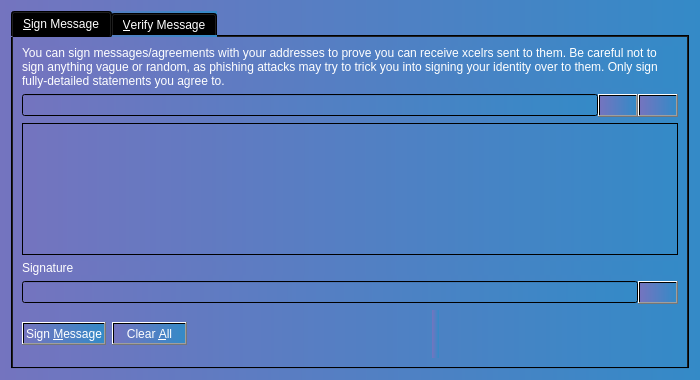
<?xml version="1.0" encoding="UTF-8"?>
<ui version="4.0">
 <class>SignVerifyMessageDialog</class>
 <widget class="QDialog" name="SignVerifyMessageDialog">
  <property name="geometry">
   <rect>
    <x>0</x>
    <y>0</y>
    <width>700</width>
    <height>380</height>
   </rect>
  </property>
  <property name="windowTitle">
   <string>Signatures - Sign / Verify a Message</string>
  </property>
  <property name="styleSheet">
   <string notr="true">background-color: qlineargradient(spread:pad, x1:0, y1:0, x2:1, y2:0, stop:0 rgba(116, 116, 191, 255), stop:1 rgba(52, 138, 199, 255));</string>
  </property>
  <property name="modal">
   <bool>true</bool>
  </property>
  <layout class="QVBoxLayout" name="verticalLayout">
   <item>
    <widget class="QTabWidget" name="tabWidget">
     <property name="styleSheet">
      <string notr="true">color: rgb(255, 255, 255);</string>
     </property>
     <property name="currentIndex">
      <number>0</number>
     </property>
     <widget class="QWidget" name="tabSignMessage">
      <attribute name="title">
       <string>&amp;Sign Message</string>
      </attribute>
      <layout class="QVBoxLayout" name="verticalLayout_SM">
       <item>
        <widget class="QLabel" name="infoLabel_SM">
         <property name="styleSheet">
          <string notr="true">color: rgb(255, 255, 255);</string>
         </property>
         <property name="text">
          <string>You can sign messages/agreements with your addresses to prove you can receive xcelrs sent to them. Be careful not to sign anything vague or random, as phishing attacks may try to trick you into signing your identity over to them. Only sign fully-detailed statements you agree to.</string>
         </property>
         <property name="textFormat">
          <enum>Qt::PlainText</enum>
         </property>
         <property name="wordWrap">
          <bool>true</bool>
         </property>
        </widget>
       </item>
       <item>
        <layout class="QHBoxLayout" name="horizontalLayout_1_SM">
         <property name="spacing">
          <number>0</number>
         </property>
         <item>
          <widget class="QValidatedLineEdit" name="addressIn_SM">
           <property name="toolTip">
            <string>The XcelR address to sign the message with</string>
           </property>
          </widget>
         </item>
         <item>
          <widget class="QPushButton" name="addressBookButton_SM">
           <property name="toolTip">
            <string>Choose previously used address</string>
           </property>
           <property name="text">
            <string/>
           </property>
           <property name="icon">
            <iconset resource="../bitcoin.qrc">
             <normaloff>:/icons/address-book</normaloff>:/icons/address-book</iconset>
           </property>
           <property name="shortcut">
            <string>Alt+A</string>
           </property>
           <property name="autoDefault">
            <bool>false</bool>
           </property>
          </widget>
         </item>
         <item>
          <widget class="QPushButton" name="pasteButton_SM">
           <property name="toolTip">
            <string>Paste address from clipboard</string>
           </property>
           <property name="text">
            <string/>
           </property>
           <property name="icon">
            <iconset resource="../bitcoin.qrc">
             <normaloff>:/icons/editpaste</normaloff>:/icons/editpaste</iconset>
           </property>
           <property name="shortcut">
            <string>Alt+P</string>
           </property>
           <property name="autoDefault">
            <bool>false</bool>
           </property>
          </widget>
         </item>
        </layout>
       </item>
       <item>
        <widget class="QPlainTextEdit" name="messageIn_SM">
         <property name="toolTip">
          <string>Enter the message you want to sign here</string>
         </property>
        </widget>
       </item>
       <item>
        <widget class="QLabel" name="signatureLabel_SM">
         <property name="styleSheet">
          <string notr="true">color: rgb(255, 255, 255);</string>
         </property>
         <property name="text">
          <string>Signature</string>
         </property>
         <property name="textFormat">
          <enum>Qt::PlainText</enum>
         </property>
        </widget>
       </item>
       <item>
        <layout class="QHBoxLayout" name="horizontalLayout_2_SM">
         <property name="spacing">
          <number>0</number>
         </property>
         <item>
          <widget class="QLineEdit" name="signatureOut_SM">
           <property name="font">
            <font>
             <italic>true</italic>
            </font>
           </property>
           <property name="readOnly">
            <bool>true</bool>
           </property>
          </widget>
         </item>
         <item>
          <widget class="QPushButton" name="copySignatureButton_SM">
           <property name="toolTip">
            <string>Copy the current signature to the system clipboard</string>
           </property>
           <property name="text">
            <string/>
           </property>
           <property name="icon">
            <iconset resource="../bitcoin.qrc">
             <normaloff>:/icons/editcopy</normaloff>:/icons/editcopy</iconset>
           </property>
           <property name="autoDefault">
            <bool>false</bool>
           </property>
          </widget>
         </item>
        </layout>
       </item>
       <item>
        <layout class="QHBoxLayout" name="horizontalLayout_3_SM">
         <item>
          <widget class="QPushButton" name="signMessageButton_SM">
           <property name="toolTip">
            <string>Sign the message to prove you own this XcelR address</string>
           </property>
           <property name="text">
            <string>Sign &amp;Message</string>
           </property>
           <property name="icon">
            <iconset resource="../bitcoin.qrc">
             <normaloff>:/icons/edit</normaloff>:/icons/edit</iconset>
           </property>
           <property name="autoDefault">
            <bool>false</bool>
           </property>
          </widget>
         </item>
         <item>
          <widget class="QPushButton" name="clearButton_SM">
           <property name="toolTip">
            <string>Reset all sign message fields</string>
           </property>
           <property name="text">
            <string>Clear &amp;All</string>
           </property>
           <property name="icon">
            <iconset resource="../bitcoin.qrc">
             <normaloff>:/icons/remove</normaloff>:/icons/remove</iconset>
           </property>
           <property name="autoDefault">
            <bool>false</bool>
           </property>
          </widget>
         </item>
         <item>
          <spacer name="horizontalSpacer_1_SM">
           <property name="orientation">
            <enum>Qt::Horizontal</enum>
           </property>
           <property name="sizeHint" stdset="0">
            <size>
             <width>40</width>
             <height>48</height>
            </size>
           </property>
          </spacer>
         </item>
         <item>
          <widget class="QLabel" name="statusLabel_SM">
           <property name="font">
            <font>
             <weight>75</weight>
             <bold>true</bold>
            </font>
           </property>
           <property name="text">
            <string/>
           </property>
           <property name="wordWrap">
            <bool>true</bool>
           </property>
          </widget>
         </item>
         <item>
          <spacer name="horizontalSpacer_2_SM">
           <property name="orientation">
            <enum>Qt::Horizontal</enum>
           </property>
           <property name="sizeHint" stdset="0">
            <size>
             <width>40</width>
             <height>48</height>
            </size>
           </property>
          </spacer>
         </item>
        </layout>
       </item>
      </layout>
     </widget>
     <widget class="QWidget" name="tabVerifyMessage">
      <attribute name="title">
       <string>&amp;Verify Message</string>
      </attribute>
      <layout class="QVBoxLayout" name="verticalLayout_VM">
       <item>
        <widget class="QLabel" name="infoLabel_VM">
         <property name="text">
          <string>Enter the receiver's address, message (ensure you copy line breaks, spaces, tabs, etc. exactly) and signature below to verify the message. Be careful not to read more into the signature than what is in the signed message itself, to avoid being tricked by a man-in-the-middle attack. Note that this only proves the signing party receives with the address, it cannot prove sendership of any transaction!</string>
         </property>
         <property name="textFormat">
          <enum>Qt::PlainText</enum>
         </property>
         <property name="alignment">
          <set>Qt::AlignLeading|Qt::AlignLeft|Qt::AlignTop</set>
         </property>
         <property name="wordWrap">
          <bool>true</bool>
         </property>
        </widget>
       </item>
       <item>
        <layout class="QHBoxLayout" name="horizontalLayout_1_VM">
         <property name="spacing">
          <number>0</number>
         </property>
         <item>
          <widget class="QValidatedLineEdit" name="addressIn_VM">
           <property name="toolTip">
            <string>The XcelR address the message was signed with</string>
           </property>
          </widget>
         </item>
         <item>
          <widget class="QPushButton" name="addressBookButton_VM">
           <property name="toolTip">
            <string>Choose previously used address</string>
           </property>
           <property name="text">
            <string/>
           </property>
           <property name="icon">
            <iconset resource="../bitcoin.qrc">
             <normaloff>:/icons/address-book</normaloff>:/icons/address-book</iconset>
           </property>
           <property name="shortcut">
            <string>Alt+A</string>
           </property>
           <property name="autoDefault">
            <bool>false</bool>
           </property>
          </widget>
         </item>
        </layout>
       </item>
       <item>
        <widget class="QPlainTextEdit" name="messageIn_VM"/>
       </item>
       <item>
        <widget class="QValidatedLineEdit" name="signatureIn_VM"/>
       </item>
       <item>
        <layout class="QHBoxLayout" name="horizontalLayout_2_VM">
         <item>
          <widget class="QPushButton" name="verifyMessageButton_VM">
           <property name="toolTip">
            <string>Verify the message to ensure it was signed with the specified XcelR address</string>
           </property>
           <property name="text">
            <string>Verify &amp;Message</string>
           </property>
           <property name="icon">
            <iconset resource="../bitcoin.qrc">
             <normaloff>:/icons/transaction_0</normaloff>:/icons/transaction_0</iconset>
           </property>
           <property name="autoDefault">
            <bool>false</bool>
           </property>
          </widget>
         </item>
         <item>
          <widget class="QPushButton" name="clearButton_VM">
           <property name="toolTip">
            <string>Reset all verify message fields</string>
           </property>
           <property name="text">
            <string>Clear &amp;All</string>
           </property>
           <property name="icon">
            <iconset resource="../bitcoin.qrc">
             <normaloff>:/icons/remove</normaloff>:/icons/remove</iconset>
           </property>
           <property name="autoDefault">
            <bool>false</bool>
           </property>
          </widget>
         </item>
         <item>
          <spacer name="horizontalSpacer_1_VM">
           <property name="orientation">
            <enum>Qt::Horizontal</enum>
           </property>
           <property name="sizeHint" stdset="0">
            <size>
             <width>40</width>
             <height>48</height>
            </size>
           </property>
          </spacer>
         </item>
         <item>
          <widget class="QLabel" name="statusLabel_VM">
           <property name="font">
            <font>
             <weight>75</weight>
             <bold>true</bold>
            </font>
           </property>
           <property name="text">
            <string/>
           </property>
           <property name="wordWrap">
            <bool>true</bool>
           </property>
          </widget>
         </item>
         <item>
          <spacer name="horizontalSpacer_2_VM">
           <property name="orientation">
            <enum>Qt::Horizontal</enum>
           </property>
           <property name="sizeHint" stdset="0">
            <size>
             <width>40</width>
             <height>48</height>
            </size>
           </property>
          </spacer>
         </item>
        </layout>
       </item>
      </layout>
     </widget>
    </widget>
   </item>
  </layout>
 </widget>
 <customwidgets>
  <customwidget>
   <class>QValidatedLineEdit</class>
   <extends>QLineEdit</extends>
   <header>qt/qvalidatedlineedit.h</header>
  </customwidget>
 </customwidgets>
 <resources>
  <include location="../bitcoin.qrc"/>
 </resources>
 <connections/>
</ui>
